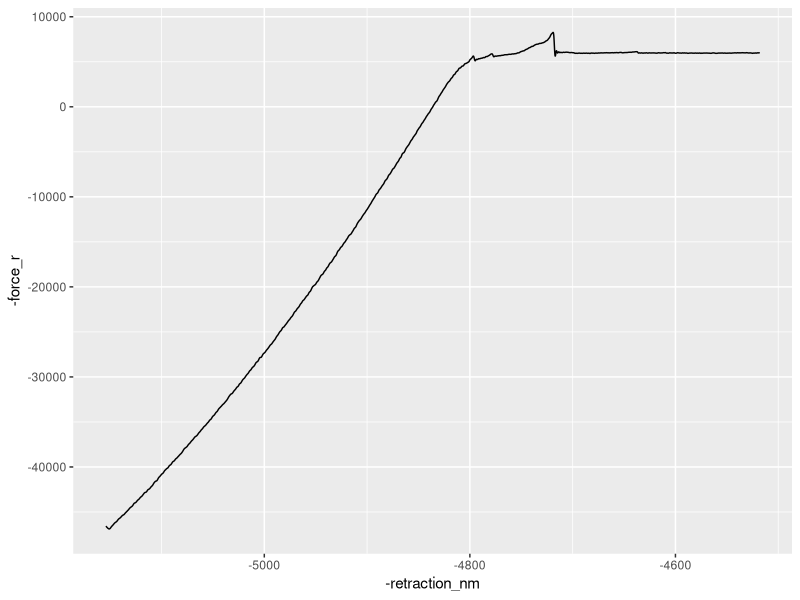
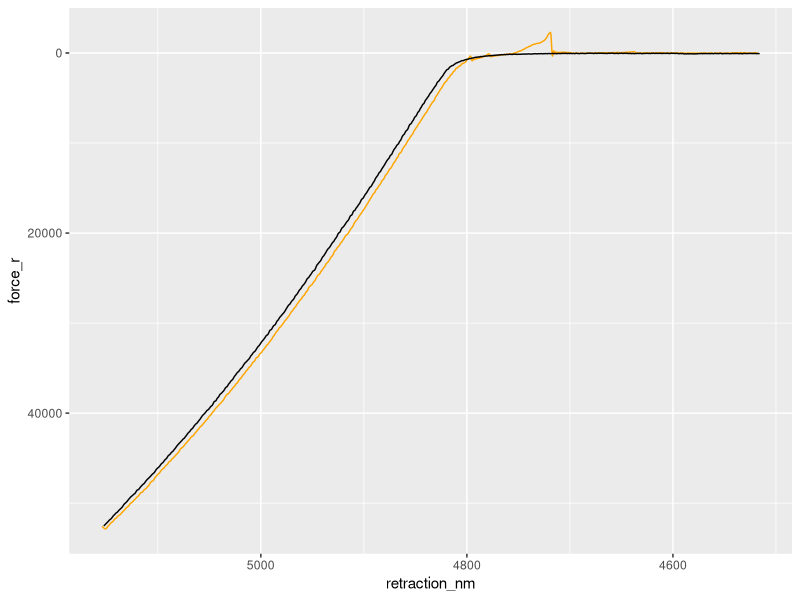
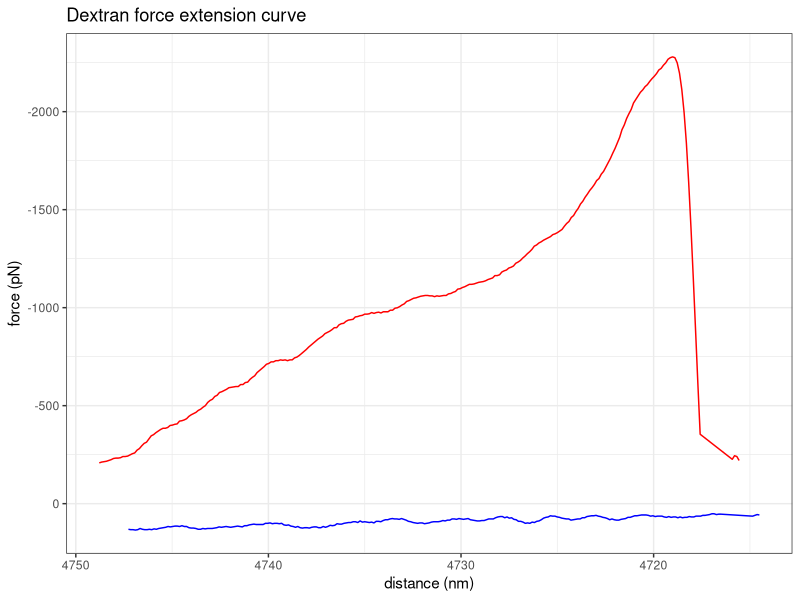

Generate these figures, in order, with R:
## ---- chunk 1
#| label: load-packages
#| message: false

library(tidyverse)
library(readr)
AFM_Data1 <- read_csv("AFM_Data1 - Sheet1.csv")
AFM_D1 <- AFM_Data1
## ---- chunk 2
#| label: Graph-first

ggplot(AFM_Data1, aes(x = -retraction_nm, y = -force_r))+
  geom_line()
## ---- chunk 3
#| label: change-data
AFM_D1 = transform(AFM_Data1,force_r = rev(force_r), retraction_nm = rev(retraction_nm))

setpointAFM1 <- AFM_D1 |>
  slice(1:150) |> 
  summarise(mean_force = (mean(force_r)))
setpointAFM1
AFM_D1
## ---- chunk 4
#| label: subtract-mean

AFM_normal <- AFM_D1|>
  mutate(force_r = force_r - setpointAFM1$mean_force)|>
  mutate(force_f = force_f - setpointAFM1$mean_force)
AFM_normal
## ---- chunk 5
#| label: plot-to-see-diff

ggplot(AFM_normal)+
  scale_y_reverse()+
  scale_x_reverse()+
  geom_line(aes(x = retraction_nm, y = force_r), color = "orange")+
  geom_line(aes(x = extension_nm, y = force_f))
## ---- chunk 6
#| label: filter-to-hump

dextran_AFM <- AFM_normal|>
  filter(force_r <= -200)

ggplot(dextran_AFM)+
  scale_y_reverse()+
  scale_x_reverse()+
  geom_line(aes(x = retraction_nm, y = force_r), color = "red")+
  geom_line(aes(x = extension_nm, y = force_f), color = "blue")+
  theme_bw()+
  labs(
    title = "Dextran force extension curve",
    x = "distance (nm)",
    y = "force (pN)"
  )

